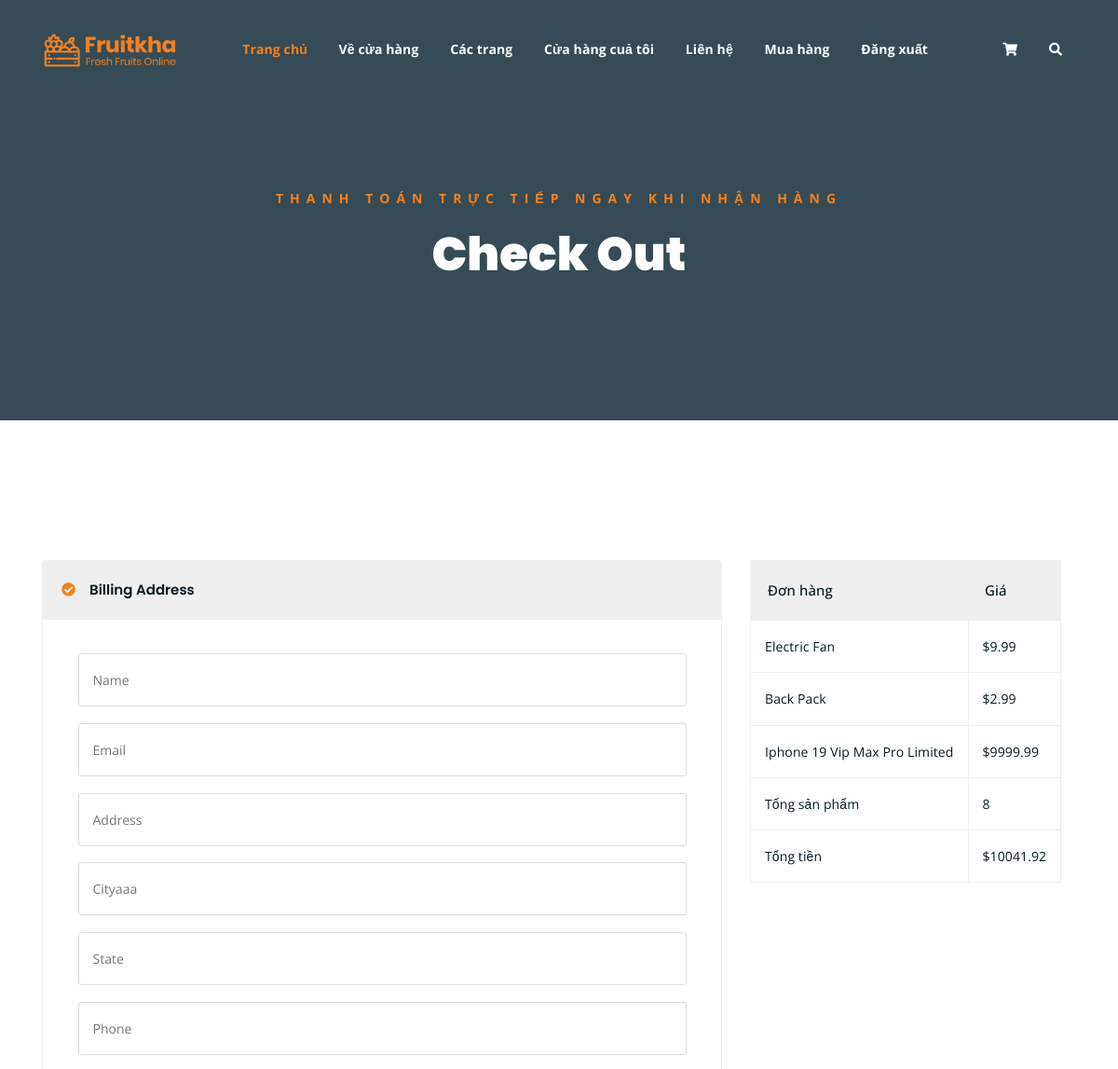
/checkout/ (signed in, upper part), run on an earlier commit of the app's database.
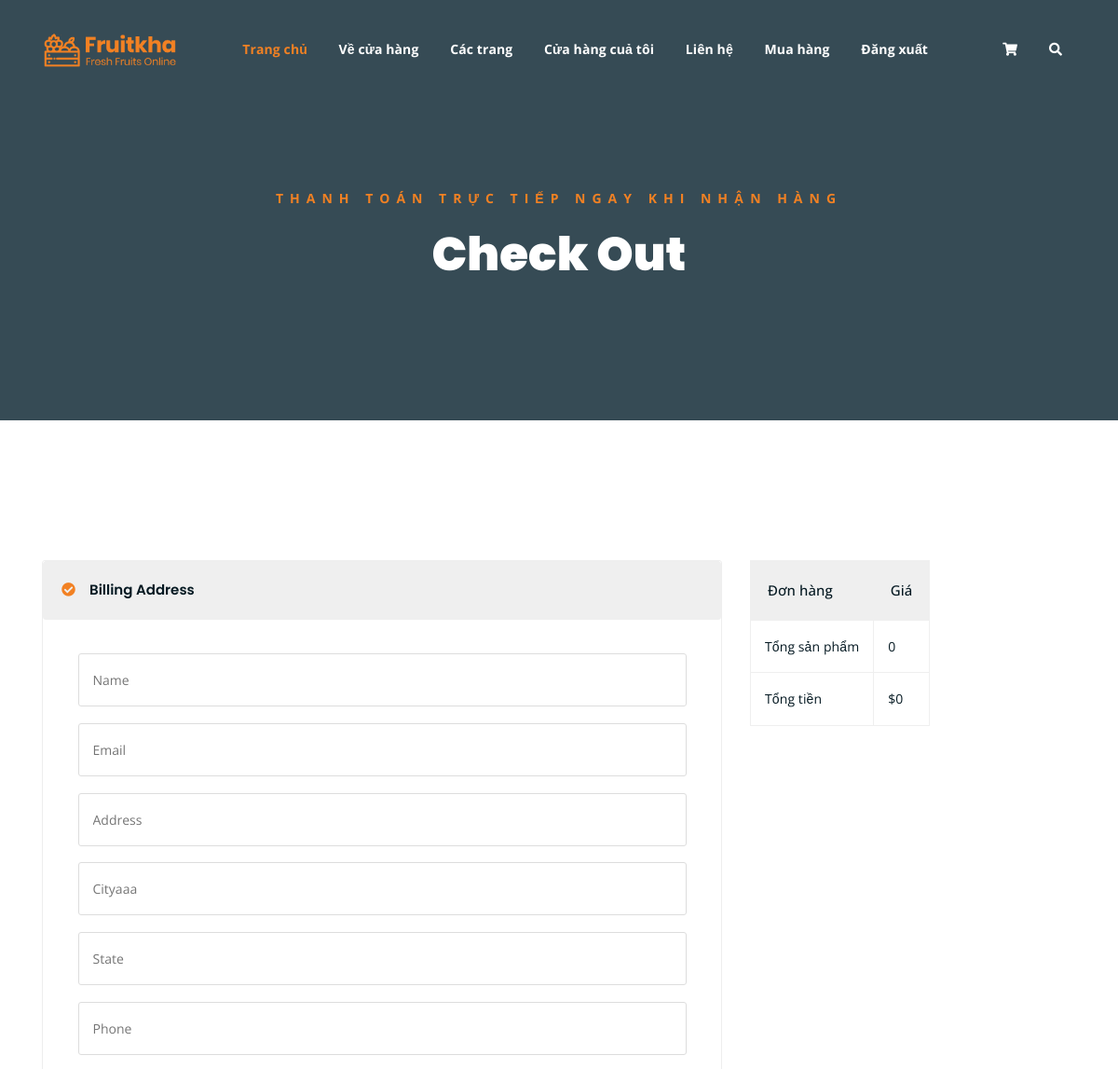
And on a later commit of the database.
### store/models.py (models this page shows, shortened)
class OrderItem(models.Model):
    product = models.ForeignKey(Product, on_delete=models.CASCADE, null=True, blank=True)
    order = models.ForeignKey(Order, on_delete=models.CASCADE, null=True, blank=True)
    quantity = models.IntegerField(default=1, null=True, blank=True)
    shippingstatus = models.BooleanField(default=False, null=True, blank=False)
    added_date = models.DateTimeField(auto_now_add=True)
    seller = models.ForeignKey(User, on_delete=CASCADE, null=True )
    @property
    def get_total_price(self):
        total = self.product.price * self.quantity
        return total

class Product(models.Model):
    name = models.CharField(max_length=255, null=True)
    description = models.TextField(null=True)
    price = models.FloatField(null=True)
    available = models.BooleanField(default=True, null=True, blank=False)
    image = models.ImageField()
    seller = models.ForeignKey(User, on_delete=CASCADE, null=True)
    tag = models.ManyToManyField(Category, related_name="tag_product", blank=True)

class Order(models.Model):
    customer = models.ForeignKey(Customer, on_delete=models.SET_NULL, null=True, blank=True)
    ordered_date = models.DateTimeField(auto_now_add=True)
    completed = models.BooleanField(default=False)
    @property
    def get_total_items(self):
        orderitems = self.orderitem_set.all()
        total = sum([item.quantity for item in orderitems])
        return total
    def get_total_items_price(self):
        orderitems = self.orderitem_set.all()
        total = sum([item.get_total_price for item in orderitems])
        return total

### store/views.py (the view, shortened to what this page needs)
# urls.py: path("checkout/", check_out, name="checkout"),
def check_out(request, *args, **kwargs):
    if request.user.is_authenticated:
        customer = request.user.customer
        order, created = Order.objects.get_or_create(customer=customer, completed=False)
        items = order.orderitem_set.all()
    else:
        items = []
        order = {'get_total_items':0, 'get_total_items_price':0}
    context = {"items": items, "order":order}
    return render(request, "store/checkout.html", context)

### store/templates/store/checkout.html (shortened to what this page needs)
{% extends 'store/base.html' %}
{% load static %}
{% block content %}
	<div class="breadcrumb-section breadcrumb-bg">
		<div class="container">
			<div class="row">
				<div class="col-lg-8 offset-lg-2 text-center">
					<div class="breadcrumb-text">
						<p>Thanh toán trực tiếp ngay khi nhận hàng</p>
						<h1>Check Out</h1>
					</div>
				</div>
			</div>
		</div>
	</div>
	<div class="checkout-section mt-150 mb-150">
		<div class="container">
			<div class="row">
				<div class="col-lg-8">
					<div class="checkout-accordion-wrap">
						<div class="accordion" id="accordionExample">
						  <div class="card single-accordion">
						    <div class="card-header" id="headingOne">
						      <h5 class="mb-0">
						        <button class="btn btn-link" type="button" data-toggle="collapse" data-target="#collapseOne" aria-expanded="true" aria-controls="collapseOne">
						          Billing Address
						        </button>
						      </h5>
						    </div>
						    <div id="collapseOne" class="collapse show" aria-labelledby="headingOne" data-parent="#accordionExample">
						      <div class="card-body">
						        <div class="billing-address-form">
						        	<form id="form" method="POST">
						        		<p><input type="text" name="name" placeholder="Name"></p>
						        		<p><input type="email" name="email" placeholder="Email"></p>
						        		<p><input type="text" name="address" placeholder="Address"></p>
										<p><input type="text" name="city" placeholder="Cityaaa"></p>
										<p><input type="text" name="state" placeholder="State"></p>
						        		<p><input type="tel" name="phone" placeholder="Phone"></p>
						        	</form>
						        </div>
						      </div>
						    </div>
						  </div>
						</div>
					</div>
				</div>
				<div class="col-lg-4">
					<div class="order-details-wrap">
						<table class="order-details">
							<thead>
								<tr>
									<th>Đơn hàng</th>
									<th>Giá</th>
								</tr>
							</thead>
							<tbody class="order-details-body">
								{% for item in items %}
								<tr>
									<td>{{item.product.name}}</td>
									<td>${{ item.product.price }}</td>
								</tr>
								{% endfor %}
							</tbody>
							<tbody class="checkout-details">
								<tr>
									<td>Tổng sản phẩm</td>
									<td>{{order.get_total_items}}</td>
								</tr>
								<tr>
									<td>Tổng tiền</td>
									<td>${{order.get_total_items_price}}</td>
								</tr>
							</tbody>
						</table>
					</div>
				</div>
			</div>
		</div>
	</div>
	{% endblock content %}

What changed in the data, as far as the page shows it:
removed OrderItem: product.name "Electric Fan", product.price "9.99"
removed OrderItem: product.name "Back Pack", product.price "2.99"
removed OrderItem: product.name "Iphone 19 Vip Max Pro Limited", product.price "9999.99"
removed Order: get_total_items "8", get_total_items_price "10041.92"
added Order: get_total_items "0", get_total_items_price "0"
